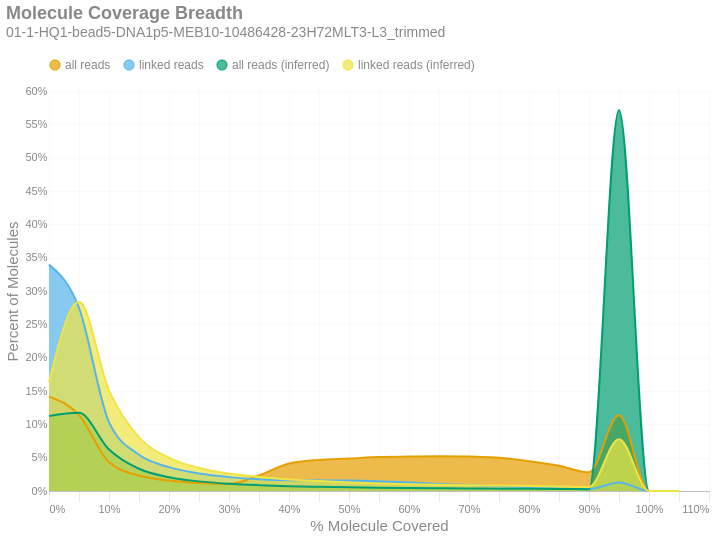

This figure's notebook cell:
### Markdown cell above
### Molecule Read Coverage
This chart shows molecule coverage breadth as computed by the number of bases aligned to that molecule. In other words, "*how much of each unique long molecule is actually sequenced/aligned?*" Keep in mind there is a distinction between sequences and alignments, since some sequences belonging to a particular molecule may not align well and wouldn't appear in the alignment data. This chart also shows molecule coverage breadth as computed by the *inferred fragment* from which the aligned sequences originate. Unlike read coverage, this calculation takes into account the total insert size, including unsequenced gaps between the forward and reverse reads.

### Code cell
if SKIPLR:
    print_html(f"Skipped")
else:
    binned_df = consolidated_hist(valids['coverage_bp'], mask, 0.05, True)
    binned_df_inf = consolidated_hist(valids['coverage_inserts'], mask, 0.05, True)
    binned_df['all reads (inferred)'] = binned_df_inf['all reads']
    binned_df['linked reads (inferred)'] = binned_df_inf['linked reads']
    with SafeRender(binned_df):
        (
            density_plot(binned_df, 'Molecule Coverage Breadth', samplename, 'molcov', ['all reads (inferred)','linked reads (inferred)'])
            .encode(
                x=alt.X('bin:Q', title="% Molecule Covered").axis(format = '%'),
                y=alt.Y('value:Q', title='Percent of Molecules')
                    .axis(format='%')
                    .stack(False),
                color=alt.Color("key:N").scale(domain = ["all reads", "linked reads", "all reads (inferred)", "linked reads (inferred)"]),
                tooltip = [
                    alt.Tooltip("key:N", title = "Data Type"),
                    alt.Tooltip("range_label:N", title="% Molecule Covered"),
                    alt.Tooltip("value:Q", format = ".2%", title="% Molecules")
                ]
            )
        ).display()

### Figure 1 — Vega-Lite specification as saved in the notebook (floating-point values rounded to 4 significant figures)
{"width": "container", "height": 400, "config": {"title": {"anchor": "start", "dy": -15, "fontSize": 18, "color": "#888888", "subtitleColor": "#888888", "subtitleFontSize": 14}, "arc": {"fill": "#0072B2"}, "axis": {"domainColor": "#888888", "domainWidth": 0.5, "gridWidth": 0.2, "grid": false, "titleFontWeight": 400, "titleFontSize": 15, "labelFontSize": 11, "labelColor": "#888888", "tickColor": "#888888", "tickWidth": 0.2, "titleColor": "#888888"}, "axisBand": {"grid": false}, "axisX": {"grid": true, "tickSize": 10, "domainCap": "round"}, "axisY": {"domain": false, "grid": true, "tickSize": 0, "domainCap": "round"}, "background": "transparent", "header": {"labelFontSize": 15, "labelColor": "#888888", "titleFontSize": 15, "titleFontWeight": 600, "titleColor": "#888888"}, "legend": {"labelFont": "sans-serif", "labelFontSize": 12, "labelColor": "#888888", "symbolSize": 100, "symbolType": "circle", "titleFontSize": 12, "titlePadding": 10, "titleColor": "#888888", "title": null, "orient": "top"}, "range": {"category": ["#E69F00", "#56B4E9", "#009E73", "#F0E442", "#0072B2", "#D55E00", "#CC79A7", "#000000"], "diverging": ["#cfe8f3", "#a2d4ec", "#73bfe2", "#46abdb", "#1696d2", "#12719e"]}, "area": {"fill": "#0072B2", "fillOpacity": 0.7, "line": true, "strokeOpacity": 0.7}, "line": {"color": "#0072B2", "stroke": "#0072B2", "strokeWidth": 2}, "trail": {"color": "#0072B2", "stroke": "#0072B2", "strokeWidth": 0, "size": 1}, "point": {"filled": true}, "text": {"color": "#888888", "fontSize": 11, "align": "right", "fontWeight": 400, "size": 11}, "bar": {"fill": "#0072B2", "stroke": null}, "view": {"stroke": null, "continuousWidth": 660, "continuousHeight": 400}}, "data": {"name": "data-50e8e5a48cfea6ce7cd4e3f42bf36555"}, "mark": {"type": "area", "interpolate": "monotone"}, "encoding": {"color": {"field": "key", "scale": {"domain": ["all reads", "linked reads", "all reads (inferred)", "linked reads (inferred)"]}, "type": "nominal"}, "tooltip": [{"field": "key", "title": "Data Type", "type": "nominal"}, {"field": "range_label", "title": "% Molecule Covered", "type": "nominal"}, {"field": "value", "format": ".2%", "title": "% Molecules", "type": "quantitative"}], "x": {"axis": {"format": "%"}, "field": "bin", "title": "% Molecule Covered", "type": "quantitative"}, "y": {"axis": {"format": "%"}, "field": "value", "stack": false, "title": "Percent of Molecules", "type": "quantitative"}}, "params": [{"name": "param_c36ac31b6afebe62", "select": {"type": "point", "fields": ["key"]}, "bind": "legend"}], "title": {"text": "Molecule Coverage Breadth", "subtitle": "01-1-HQ1-bead5-DNA1p5-MEB10-10486428-23H72MLT3-L3_trimmed"}, "transform": [{"fold": ["all reads", "linked reads", "all reads (inferred)", "linked reads (inferred)"]}, {"filter": {"param": "param_c36ac31b6afebe62"}}], "usermeta": {"embedOptions": {"downloadFileName": "01-1-HQ1-bead5-DNA1p5-MEB10-10486428-23H72MLT3-L3_trimmed.molcov"}}, "$schema": "https://vega.github.io/schema/vega-lite/v6.4.1.json", "datasets": {"data-50e8e5a48cfea6ce7cd4e3f42bf36555": [{"bin": "0.0", "interval": "0.0-0.05", "all reads": 0.1415, "linked reads": 0.3396, "range_label": "0.0-0.05", "all reads (inferred)": 0.1123, "linked reads (inferred)": 0.1627}, {"bin": "0.05", "interval": "0.05-0.1", "all reads": 0.1139, "linked reads": 0.2749, "range_label": "0.05-0.1", "all reads (inferred)": 0.1172, "linked reads (inferred)": 0.284}, {"bin": "0.1", "interval": "0.1-0.15", "all reads": 0.0432, "linked reads": 0.1033, "range_label": "0.1-0.15", "all reads (inferred)": 0.06233, "linked reads (inferred)": 0.1509}, {"bin": "0.15", "interval": "0.15-0.2", "all reads": 0.02319, "linked reads": 0.05444, "range_label": "0.15-0.2", "all reads (inferred)": 0.03334, "linked reads (inferred)": 0.0804}, {"bin": "0.2", "interval": "0.2-0.25", "all reads": 0.01561, "linked reads": 0.03582, "range_label": "0.2-0.25", "all reads (inferred)": 0.02072, "linked reads (inferred)": 0.0498}, {"bin": "0.25", "interval": "0.25-0.3", "all reads": 0.01184, "linked reads": 0.02622, "range_label": "0.25-0.3", "all reads (inferred)": 0.01444, "linked reads (inferred)": 0.03458}, {"bin": "0.3", "interval": "0.3-0.35", "all reads": 0.01048, "linked reads": 0.02082, "range_label": "0.3-0.35", "all reads (inferred)": 0.01094, "linked reads (inferred)": 0.02611}, {"bin": "0.35", "interval": "0.35-0.4", "all reads": 0.02338, "linked reads": 0.01744, "range_label": "0.35-0.4", "all reads (inferred)": 0.008781, "linked reads (inferred)": 0.02086}, {"bin": "0.4", "interval": "0.4-0.45", "all reads": 0.04117, "linked reads": 0.01603, "range_label": "0.4-0.45", "all reads (inferred)": 0.007281, "linked reads (inferred)": 0.0172}, {"bin": "0.45", "interval": "0.45-0.5", "all reads": 0.04659, "linked reads": 0.01594, "range_label": "0.45-0.5", "all reads (inferred)": 0.006306, "linked reads (inferred)": 0.01482}, {"bin": "0.5", "interval": "0.5-0.55", "all reads": 0.04858, "linked reads": 0.01577, "range_label": "0.5-0.55", "all reads (inferred)": 0.005473, "linked reads (inferred)": 0.0128}, {"bin": "0.55", "interval": "0.55-0.6", "all reads": 0.05118, "linked reads": 0.01475, "range_label": "0.55-0.6", "all reads (inferred)": 0.004872, "linked reads (inferred)": 0.01135}, {"bin": "0.6", "interval": "0.6-0.65", "all reads": 0.05166, "linked reads": 0.01272, "range_label": "0.6-0.65", "all reads (inferred)": 0.004409, "linked reads (inferred)": 0.01024}, {"bin": "0.65", "interval": "0.65-0.7", "all reads": 0.05205, "linked reads": 0.01066, "range_label": "0.65-0.7", "all reads (inferred)": 0.004037, "linked reads (inferred)": 0.009315}, {"bin": "0.7", "interval": "0.7-0.75", "all reads": 0.05193, "linked reads": 0.008938, "range_label": "0.7-0.75", "all reads (inferred)": 0.003698, "linked reads (inferred)": 0.008519}, {"bin": "0.75", "interval": "0.75-0.8", "all reads": 0.04972, "linked reads": 0.007193, "range_label": "0.75-0.8", "all reads (inferred)": 0.003552, "linked reads (inferred)": 0.008207}, {"bin": "0.8", "interval": "0.8-0.85", "all reads": 0.04464, "linked reads": 0.00569, "range_label": "0.8-0.85", "all reads (inferred)": 0.003319, "linked reads (inferred)": 0.007648}, {"bin": "0.85", "interval": "0.85-0.9", "all reads": 0.03789, "linked reads": 0.00413, "range_label": "0.85-0.9", "all reads (inferred)": 0.003007, "linked reads (inferred)": 0.006901}, {"bin": "0.9", "interval": "0.9-0.95", "all reads": 0.02796, "linked reads": 0.002801, "range_label": "0.9-0.95", "all reads (inferred)": 0.002642, "linked reads (inferred)": 0.006015}, {"bin": "0.95", "interval": "0.95-1.0", "all reads": 0.1136, "linked reads": 0.0129, "range_label": "0.95-1.0", "all reads (inferred)": 0.5713, "linked reads (inferred)": 0.07772}, {"bin": "1.0", "interval": "1.0-1.05", "all reads": 0.0, "linked reads": 0.0, "range_label": "1.0-1.05", "all reads (inferred)": 0.0, "linked reads (inferred)": 0.0}, {"bin": "1.05", "interval": "1.05-1.1", "all reads": 0.0, "linked reads": 0.0, "range_label": "1.05-1.1", "all reads (inferred)": 0.0, "linked reads (inferred)": 0.0}]}}
